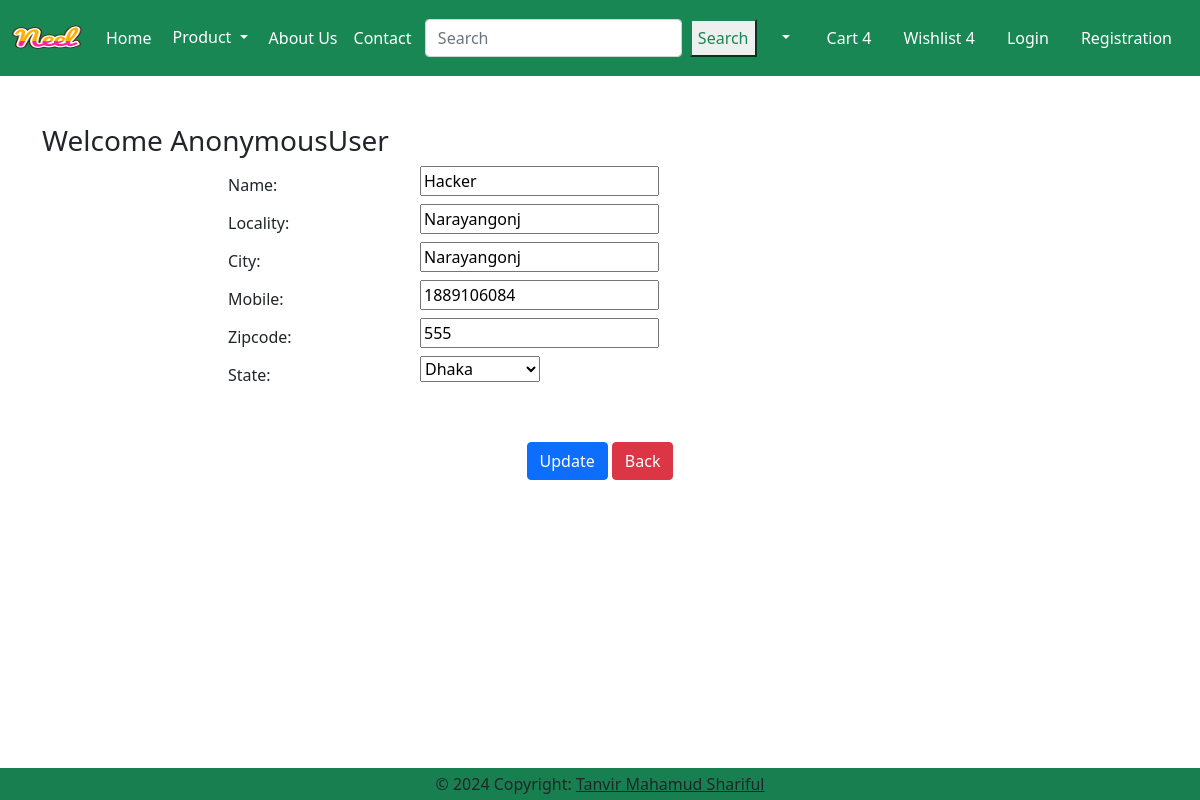
The page /update_address/2/ on the database its author committed.
### app/models.py (models this page shows, shortened)
class Customer(models.Model):
    user = models.ForeignKey( User, on_delete=models.CASCADE)
    name = models.CharField(max_length=200)
    locality = models.CharField(max_length = 200)
    city = models.CharField(max_length = 200)
    mobile = models.IntegerField( )
    zipcode = models.IntegerField()
    state = models.CharField(choices = STATE_CHOICES, max_length = 100)

### app/views.py (the view, shortened to what this page needs)
# urls.py: path('update_address/<int:pk>/', views.UpdateAddress.as_view(), name="UpdateAddress"),
class UpdateAddress(View):
    def get(self, request, pk):
        address = Customer.objects.get(pk=pk)
        form = CustomerProfileForm(instance=address)
        return render(request, 'app/updateAddress.html', {'form': form})

### app/forms.py
class CustomerProfileForm(forms.ModelForm):
     class Meta:
          model = Customer
          fields = '__all__'
          exclude = ['user']

### templates/app/updateAddress.html (shortened to what this page needs)
{% extends "app/base.html" %}
{% block main-content %}
<div class="container my-5">
    <div class="row">
        <h3>Welcome {{ request.user }}</h3>
    </div>
    <div class="col-sm-8 offset-sm-2">
        <form action="" method="post">
            {% for fm in form %}
            <div class="form-group row">
                <label class="col-md-3 col-form-label">{{ fm.label_tag }}</label>
                <div class="col-md-9">
                    {{ fm }}
                </div>
            </div>
            {% endfor %}
            <div class="col-12 mt-5 text-center">
                <button type="submit" class="btn btn-primary">Update</button>
                <a href="{% url 'app:address' %}" class="btn btn-danger">Back</a>
            </div>
        </form>
    </div>
</div>
{% endblock main-content %}

### rows shown on the page
Customer: form "Hacker" "Narayangonj" "Narayangonj" "1889106084" "555" "Dhaka"

### other values the page prints
{{ request.user }} "AnonymousUser"
{{ fm.label_tag }} "Name:" "Locality:" "City:" "Mobile:" "Zipcode:" "State:"
